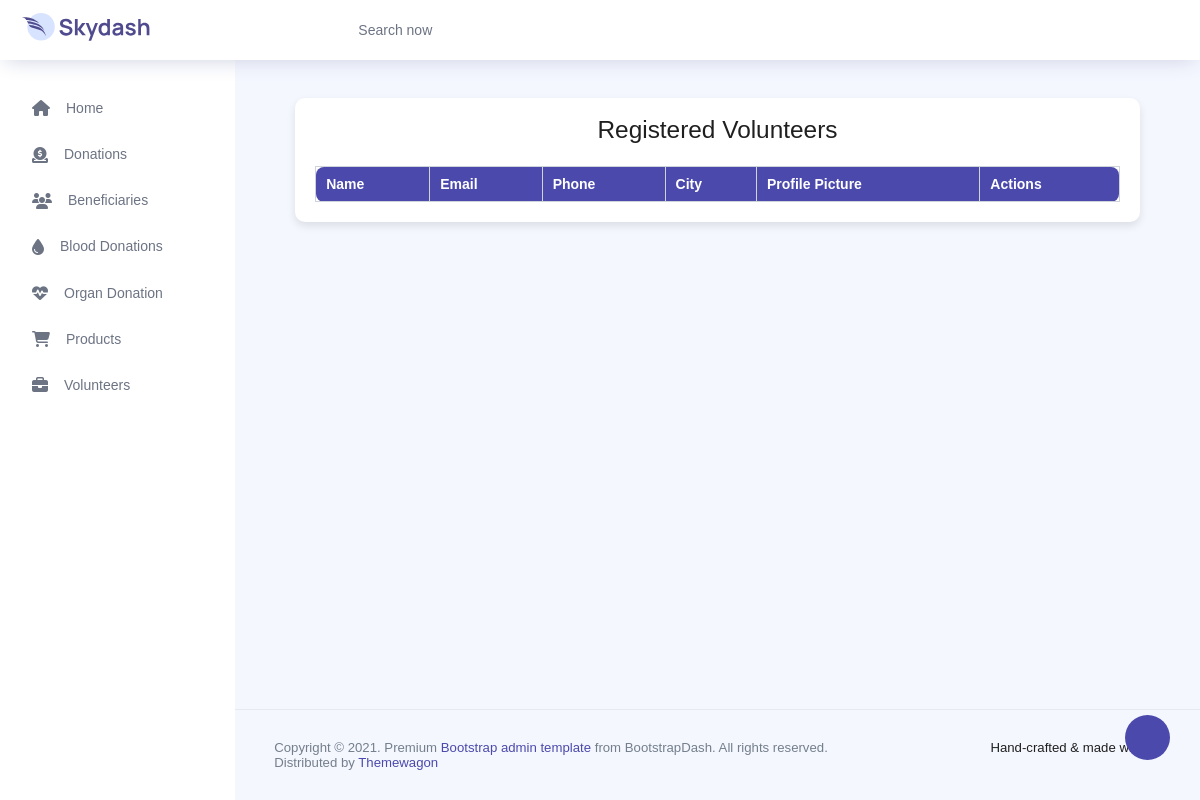
Before: /donation/view_jobs/ with the older database file.
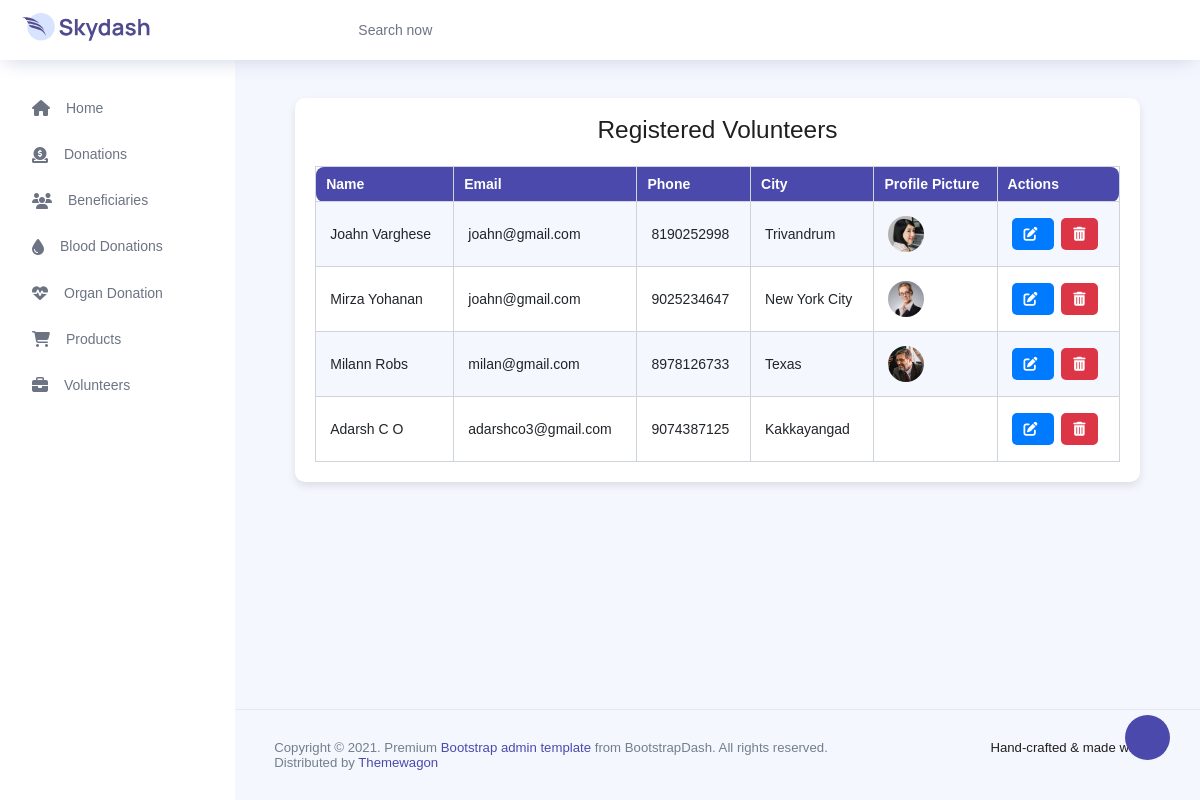
After: the same page with the newer database file.
### frontendapp/models.py (models this page shows, shortened)
class Volunteer(models.Model):
    name = models.CharField(max_length=100)
    email = models.EmailField()
    address = models.TextField()
    city = models.CharField(max_length=50)
    phone = models.CharField(max_length=10)
    profile_pic = models.ImageField(upload_to='volunteer_pics/', blank=True, null=True)
    is_approved = models.BooleanField(default=False)  # New field

### backendapp/views.py (the view)
# urls.py: path('view_jobs/', views.view_jobs, name='view_jobs'),
def view_jobs(request):
        volunteers = Volunteer.objects.all()  # Fetch all registered volunteers
        return render(request, 'view_jobs.html', {'volunteers': volunteers})

### backendapp/templates/view_jobs.html (shortened to what this page needs)
{% extends 'index.html' %}
{% block content %}
{% load static %}
<div class="card-container">
    <div class="card">
        <h3 class="text-center mb-4">Registered Volunteers</h3>
        <div class="table-container">
            <table id="volunteerTable" class="table table-striped table-bordered display expandable-table">
                <thead>
                    <tr>
                        <th>Name</th>
                        <th>Email</th>
                        <th>Phone</th>
                        <th>City</th>
                        <th>Profile Picture</th>
                        <th>Actions</th>
                    </tr>
                </thead>
                <tbody>
                    {% for volunteer in volunteers %}
                    <tr>
                        <td>{{ volunteer.name }}</td>
                        <td>{{ volunteer.email }}</td>
                        <td>{{ volunteer.phone }}</td>
                        <td>{{ volunteer.city }}</td>
                        <td>
                            {% if volunteer.profile_pic %}
                                <img src="{{ volunteer.profile_pic.url }}" alt="Profile Picture" width="50" height="50" style="border-radius:50%;">
                            {% else %}
                                No Image
                            {% endif %}
                        </td>
                      <td>
    <a href="#" class="custom-btn btn-edit" title="Edit"
        onclick="confirmEdit('{% url 'edit_volunteer' volunteer.id %}')">
        <i class="fas fa-edit"></i>
    </a>&nbsp;
    <a href="#" class="custom-btn btn-delete" title="Delete"
        onclick="confirmDelete('{% url 'delete_volunteer' volunteer.id %}')">
        <i class="fas fa-trash-alt"></i>
    </a>
</td>
                    </tr>
                    {% endfor %}
                </tbody>
            </table>
        </div>
    </div>
</div>
{% endblock %}

### backendapp/templates/index.html (shortened to what this page needs)
<!DOCTYPE html>
{% load static %}
<html lang="en">
<head>
  <link rel="stylesheet" href="{% static 'vendors/feather/feather.css' %}">
  <link rel="stylesheet" href="{% static 'vendors/ti-icons/css/themify-icons.css' %}">
  <link rel="stylesheet" href="{% static 'vendors/css/vendor.bundle.base.css' %}">
  <link rel="stylesheet" href="https://cdnjs.cloudflare.com/ajax/libs/font-awesome/6.4.2/css/all.min.css">
  <link rel="stylesheet" href="{% static 'vendors/datatables.net-bs4/dataTables.bootstrap4.css' %}">
  <link rel="stylesheet" href="{% static 'vendors/ti-icons/css/themify-icons.css' %}">
  <link rel="stylesheet" type="text/css" href="{% static 'js/select.dataTables.min.css' %}">
  <link rel="stylesheet" href="{% static 'css/vertical-layout-light/style.css' %}">
</head>
<body>
  <div class="container-scroller">
    <nav class="navbar col-lg-12 col-12 p-0 fixed-top d-flex flex-row">
      <div class="text-center navbar-brand-wrapper d-flex align-items-center justify-content-center">
        <a class="navbar-brand brand-logo mr-5" href="index.html"><img src="{% static 'images/logo.svg' %}" class="mr-2" alt="logo"/></a>
      </div>
      <div class="navbar-menu-wrapper d-flex align-items-center justify-content-end">
        <button class="navbar-toggler navbar-toggler align-self-center" type="button" data-toggle="minimize">
          <span class="icon-menu"></span>
        </button>
        <ul class="navbar-nav mr-lg-2">
          <li class="nav-item nav-search d-none d-lg-block">
            <div class="input-group">
              <div class="input-group-prepend hover-cursor" id="navbar-search-icon">
                <span class="input-group-text" id="search">
                  <i class="icon-search"></i>
                </span>
              </div>
              <input type="text" class="form-control" id="navbar-search-input" placeholder="Search now" aria-label="search" aria-describedby="search">
            </div>
          </li>
        </ul>
    </nav>
    <div class="container-fluid page-body-wrapper">
      <div class="theme-setting-wrapper">
        <div id="settings-trigger"><i class="ti-settings"></i></div>
      </div>
      <nav class="sidebar sidebar-offcanvas" id="sidebar">
        <ul class="nav">
          <li class="nav-item">
                <a class="nav-link" href="{% url 'admin_login' %}">
                    <i class="fa fa-home menu-icon"></i>
                    <span class="menu-title">Home</span>
                </a>
            </li>
            <li class="nav-item">
                <a class="nav-link" data-bs-toggle="collapse" href="#donations" aria-expanded="false">
                    <i class="fa fa-donate menu-icon"></i>
                    <span class="menu-title">Donations</span>
                    <i class=" menu-arrow"></i>
                </a>
            </li>
            <li class="nav-item">
                <a class="nav-link" data-bs-toggle="collapse" href="#beneficiaries" aria-expanded="false">
                    <i class="fa fa-users menu-icon"></i>
                    <span class="menu-title">Beneficiaries</span>
                    <i class="fa fa-chevron-down menu-arrow"></i>
                </a>
            </li>
            <li class="nav-item">
                <a class="nav-link" data-bs-toggle="collapse" href="#blood-donations" aria-expanded="false">
                    <i class="fa fa-tint menu-icon"></i>
                    <span class="menu-title">Blood Donations</span>
                    <i class="fa fa-chevron-down menu-arrow"></i>
                </a>
            </li>
            <li class="nav-item">
    <a class="nav-link" data-bs-toggle="collapse" data-bs-target="#organDonation" aria-expanded="false" aria-controls="organDonation">
        <i class="fa fa-heartbeat menu-icon"></i>
        <span class="menu-title">Organ Donation</span>
        <i class="fa fa-chevron-down menu-arrow"></i>
    </a>
</li>
            <li class="nav-item">
                <a class="nav-link" data-bs-toggle="collapse" href="#products" aria-expanded="false">
                    <i class="fa fa-shopping-cart menu-icon"></i>
                    <span class="menu-title">Products</span>
                    <i class="fa fa-chevron-down menu-arrow"></i>
                </a>
            </li>
            <li class="nav-item">
                <a class="nav-link" data-bs-toggle="collapse" href="#employment" aria-expanded="false">
                    <i class="fa fa-briefcase menu-icon"></i>
                    <span class="menu-title">Volunteers</span>
                    <i class="fa fa-chevron-down menu-arrow"></i>
                </a>
            </li>
        </ul>
      </nav>
      <div class="main-panel">
        <div class="content-wrapper">
          {% block content %}{% endblock %}
        </div>
        <footer class="footer">
          <div class="d-sm-flex justify-content-center justify-content-sm-between">
            <span class="text-muted text-center text-sm-left d-block d-sm-inline-block">Copyright © 2021.  Premium <a href="https://www.bootstrapdash.com/" target="_blank">Bootstrap admin template</a> from BootstrapDash. All rights reserved.</span>
            <span class="float-none float-sm-right d-block mt-1 mt-sm-0 text-center">Hand-crafted & made with </span>
          </div>
          <div class="d-sm-flex justify-content-center justify-content-sm-between">
            <span class="text-muted text-center text-sm-left d-block d-sm-inline-block">Distributed by <a href="https://www.themewagon.com/" target="_blank">Themewagon</a></span>
          </div>
        </footer>
      </div>
    </div>
  </div>
</body>
</html>

### backendapp/templates/index.html (style rules this page uses)
.card { transition: transform 0.3s ease-in-out; background: rgba(255, 255, 255, 0.95); border-radius: 15px; }

### backendapp/templates/view_jobs.html (style rules this page uses)
body { background-color: #f8f9fa; }
.card-container { max-width: 95%; margin: auto; }
.card { border: none; border-radius: 10px; box-shadow: 0 4px 8px rgba(0, 0, 0, 0.1); padding: 20px; background-color: white; }
.table-container { overflow-x: auto; }
.custom-btn { padding: 8px 12px; border-radius: 5px; font-size: 14px; cursor: pointer; color: white; border: none; }
.btn-edit { background-color: #007bff; }
.btn-delete { background-color: #dc3545; }

Changed rows visible on the page:
added Volunteer: name "Joahn Varghese", email "joahn@gmail.com", phone "8190252998", city "Trivandrum", profile_pic (picture)
added Volunteer: name "Mirza Yohanan", email "joahn@gmail.com", phone "9025234647", city "New York City", profile_pic (picture)
added Volunteer: name "Milann Robs", email "milan@gmail.com", phone "8978126733", city "Texas", profile_pic (picture)
added Volunteer: name "Adarsh C O", email "adarshco3@gmail.com", phone "9074387125", city "Kakkayangad", profile_pic (picture)
